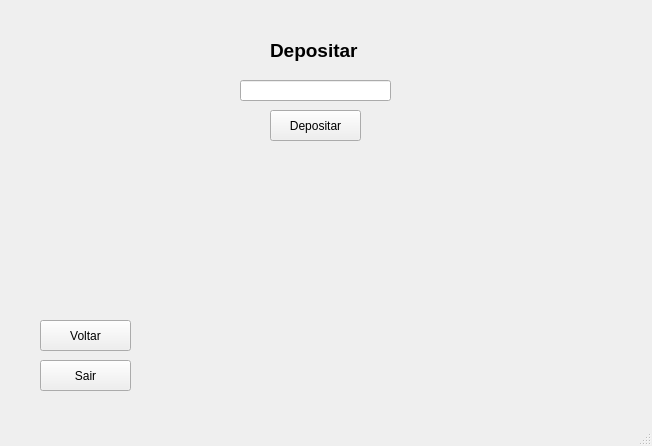
<?xml version="1.0" encoding="UTF-8"?>
<ui version="4.0">
 <class>MainWindow</class>
 <widget class="QMainWindow" name="MainWindow">
  <property name="geometry">
   <rect>
    <x>0</x>
    <y>0</y>
    <width>652</width>
    <height>446</height>
   </rect>
  </property>
  <property name="cursor">
   <cursorShape>ArrowCursor</cursorShape>
  </property>
  <property name="windowTitle">
   <string>MainWindow</string>
  </property>
  <widget class="QWidget" name="centralwidget">
   <widget class="QLabel" name="labelDepositar">
    <property name="geometry">
     <rect>
      <x>270</x>
      <y>30</y>
      <width>101</width>
      <height>41</height>
     </rect>
    </property>
    <property name="font">
     <font>
      <pointsize>14</pointsize>
      <weight>75</weight>
      <bold>true</bold>
     </font>
    </property>
    <property name="text">
     <string>Depositar</string>
    </property>
   </widget>
   <widget class="QPushButton" name="btnDepositar">
    <property name="geometry">
     <rect>
      <x>270</x>
      <y>110</y>
      <width>91</width>
      <height>31</height>
     </rect>
    </property>
    <property name="cursor">
     <cursorShape>PointingHandCursor</cursorShape>
    </property>
    <property name="text">
     <string>Depositar</string>
    </property>
   </widget>
   <widget class="QPushButton" name="btnSair">
    <property name="geometry">
     <rect>
      <x>40</x>
      <y>360</y>
      <width>91</width>
      <height>31</height>
     </rect>
    </property>
    <property name="cursor">
     <cursorShape>PointingHandCursor</cursorShape>
    </property>
    <property name="text">
     <string>Sair</string>
    </property>
   </widget>
   <widget class="QPushButton" name="btnVoltar">
    <property name="geometry">
     <rect>
      <x>40</x>
      <y>320</y>
      <width>91</width>
      <height>31</height>
     </rect>
    </property>
    <property name="cursor">
     <cursorShape>PointingHandCursor</cursorShape>
    </property>
    <property name="text">
     <string>Voltar</string>
    </property>
   </widget>
   <widget class="QLineEdit" name="lineEditDepositar">
    <property name="geometry">
     <rect>
      <x>240</x>
      <y>80</y>
      <width>151</width>
      <height>21</height>
     </rect>
    </property>
   </widget>
  </widget>
  <widget class="QMenuBar" name="menubar">
   <property name="geometry">
    <rect>
     <x>0</x>
     <y>0</y>
     <width>652</width>
     <height>21</height>
    </rect>
   </property>
  </widget>
  <widget class="QStatusBar" name="statusbar"/>
 </widget>
 <resources/>
 <connections/>
</ui>
